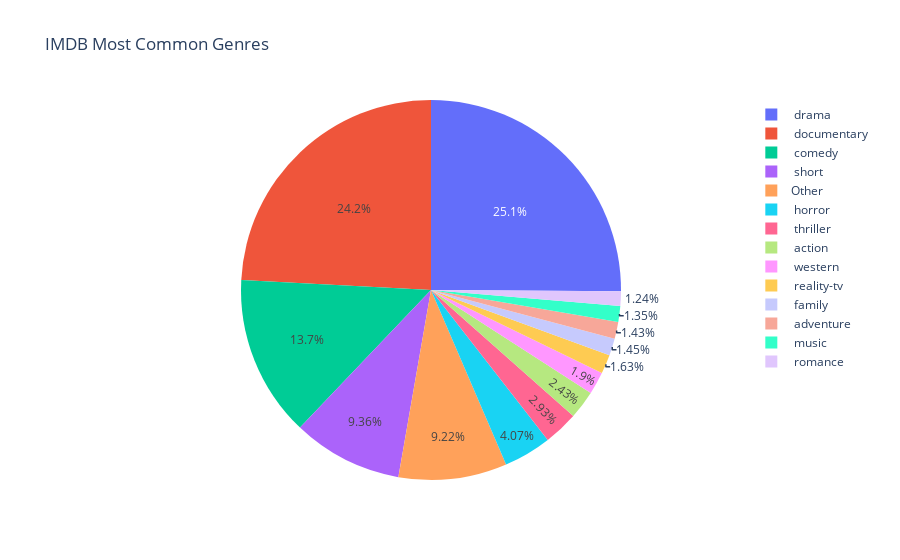

Here is the notebook cell this chart was saved with:
### Markdown cell above
# EDA

### Code cell
# Represent only most common genres
copy = pd.DataFrame(df_train.Genre.value_counts())
sum_other_genres = pd.DataFrame({'count' : copy[copy['count'] < 650].sum().values}, index=['Other'])
copy = pd.concat([sum_other_genres,copy[copy['count'] > 650]]) 

fig = px.pie(copy, values='count', names=copy.index, title='IMDB Most Common Genres')
fig.show()

### Figure 1 — Plotly figure (JSON) as saved in the notebook; plotly's stock layout.template omitted (floating-point values rounded to 4 significant figures)
{"data": [{"domain": {"x": [0, 1], "y": [0, 1]}, "hovertemplate": "index=%{label}<br>count=%{value}<extra></extra>", "labels": ["Other", " drama ", " documentary ", " comedy ", " short ", " horror ", " thriller ", " action ", " western ", " reality-tv ", " family ", " adventure ", " music ", " romance "], "legendgroup": "", "name": "", "showlegend": true, "type": "pie", "values": [4997, 13613, 13096, 7447, 5073, 2204, 1591, 1315, 1032, 884, 784, 775, 731, 672]}], "layout": {"legend": {"tracegroupgap": 0}, "title": {"text": "IMDB Most Common Genres"}}}
